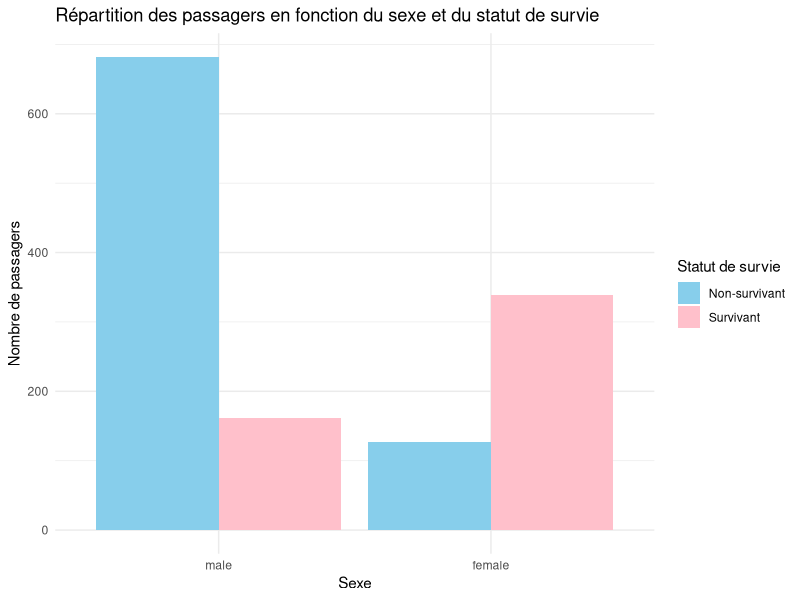
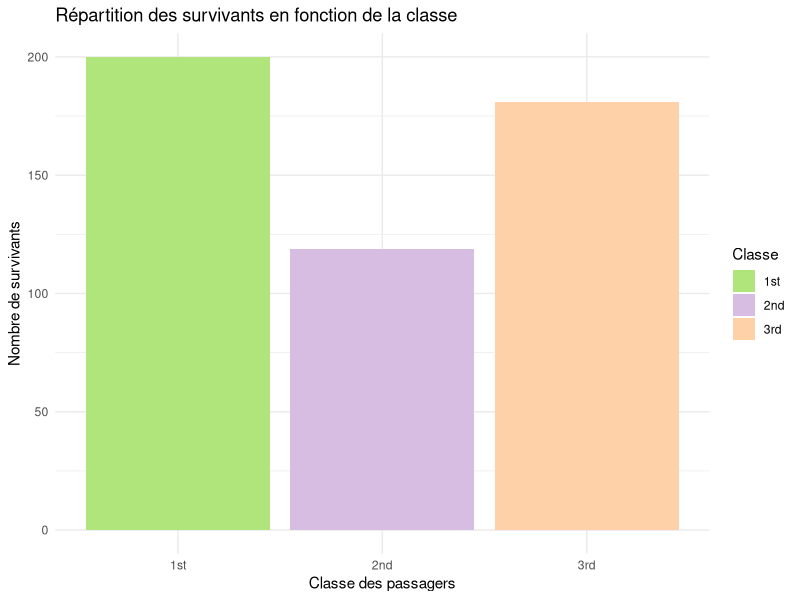
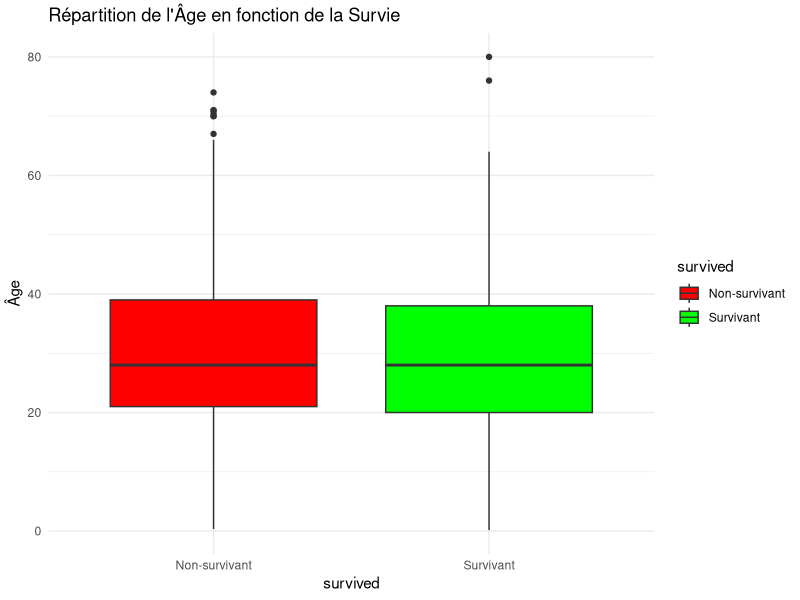

Here is the R script that generated these plots, in order:
## ---- chunk 1
knitr::opts_chunk$set(echo = TRUE)
## ---- chunk 2
# charger les données TitanicSurvival 
library(carData)
data("TitanicSurvival")
## ---- chunk 3
# Afficher un résumé statistique des données
summary(TitanicSurvival)
str(TitanicSurvival)

## ---- chunk 4
# Charger les packages nécessaires

library(MASS)
library(ggplot2)
library(dplyr)
## ---- chunk 5
# Nettoyer les données (supprimer les NA dans les colonnes nécessaires)
TitanicSurvival_clean <- TitanicSurvival %>%
  filter(!is.na(survived) & !is.na(sex) & !is.na(passengerClass)) %>%  # Retirer les lignes avec NA
  mutate(
    survived = factor(survived, levels = c("no", "yes"), labels = c("Non-survivant", "Survivant")),  # Convertir 'survived' en facteur
    sex = factor(sex, levels = c("male", "female")),  # Assurer que 'sex' est aussi un facteur
    passengerClass = factor(passengerClass, levels = c("1st", "2nd", "3rd"))  # Assurer l'ordre des classes
  )
## ---- chunk 6
# Charger les données TitanicSurvival
library(carData)
data("TitanicSurvival")

# Créer un tableau d'effectifs pour la répartition des survivants en fonction du sexe
table_sex_survived <- table(TitanicSurvival$sex, TitanicSurvival$survived)

# Calculer les fréquences (en pourcentage) pour chaque cellule du tableau
table_sex_survived_pct <- prop.table(table_sex_survived) * 100

# Afficher le tableau d'effectifs avec les pourcentages
cbind(table_sex_survived, "Fréquence (%)" = round(table_sex_survived_pct, 1))
## ---- chunk 7
# Charger et nettoyer les données
data_all <- TitanicSurvival %>%
  filter(!is.na(survived) & !is.na(sex)) %>%  # Filtrer pour garder les données non manquantes
  mutate(
    survived = factor(survived, levels = c("no", "yes"), labels = c("Non-survivant", "Survivant")),
    sex = factor(sex, levels = c("male", "female"))
  )

# Créer un graphique pour la répartition des survivants et des non-survivants en fonction du sexe
ggplot(data_all, aes(x = sex, fill = survived)) +
  geom_bar(position = "dodge") +  # Barres côte à côte pour chaque statut de survie
  labs(title = "Répartition des passagers en fonction du sexe et du statut de survie",
       x = "Sexe",
       y = "Nombre de passagers",
       fill = "Statut de survie") +
  scale_fill_manual(values = c("Non-survivant" = "skyblue", "Survivant" = "pink")) +  # Couleurs pour chaque statut de survie
  theme_minimal()

## ---- chunk 8
# Charger et nettoyer les données pour ne garder que les survivants
data_survivors <- TitanicSurvival %>%
  filter(survived == "yes") %>%  # Filtrer uniquement les survivants
  mutate(
    passengerClass = factor(passengerClass, levels = c("1st", "2nd", "3rd"))
  )

## ---- chunk 9
# Filtrer uniquement les survivants et compter les effectifs par classe
tableau_effectifs <- TitanicSurvival %>%
  filter(survived == "yes") %>%  # Filtrer les survivants
  group_by(passengerClass) %>%   # Grouper par classe de passagers
  summarise(effectif = n())      # Compter le nombre de survivants par classe

# Afficher le tableau
print(tableau_effectifs)
## ---- chunk 10
# Créer un graphique pour la répartition des survivants en fonction de la classe
ggplot(data_survivors, aes(x = passengerClass, fill = passengerClass)) +
  geom_bar() +  # Barres simples pour chaque classe
  labs(title = "Répartition des survivants en fonction de la classe",
       x = "Classe des passagers",
       y = "Nombre de survivants",
       fill = "Classe") +
  scale_fill_manual(values = c("1st" = "#B0E57C", "2nd" = "#D7BDE2", "3rd" = "#FFD1A9")) +  # vert, violet, orange
  theme_minimal()
## ---- chunk 11
# Créer un boxplot pour visualiser l'âge en fonction de la variable 'survived'
ggplot(TitanicSurvival_clean, aes(x = survived, y = age, fill = survived)) +
  geom_boxplot() +
  labs(title = "Répartition de l'Âge en fonction de la Survie",
       y = "Âge") +
  scale_fill_manual(values = c("Non-survivant" = "red", "Survivant" = "green")) +  # Couleurs pour les groupes
  theme_minimal()


## ---- chunk 12
# Calcul des statistiques descriptives pour l'âge en fonction de la variable "survived"
library(dplyr)

# Calcul de la moyenne, médiane, min et max de l'âge
summary_stats <- TitanicSurvival_clean %>%
  group_by(survived) %>%
  summarise(
    Moyenne_Age = mean(age, na.rm = TRUE),
    Mediane_Age = median(age, na.rm = TRUE),
    Min_Age = min(age, na.rm = TRUE),
    Max_Age = max(age, na.rm = TRUE)
  )

# Afficher le tableau
print(summary_stats)


